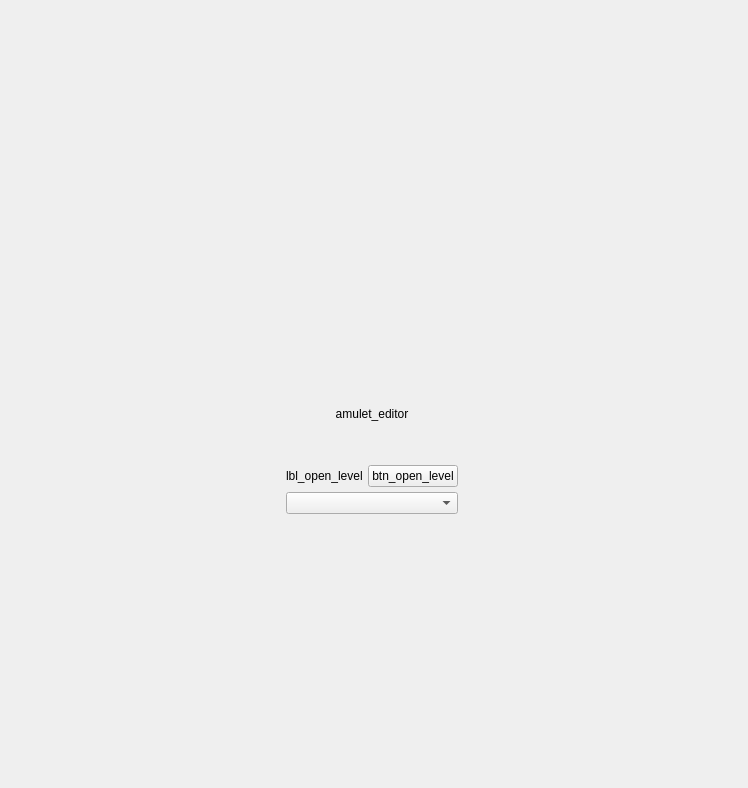
<?xml version="1.0" encoding="UTF-8"?>
<ui version="4.0">
 <class>HomePage</class>
 <widget class="QWidget" name="HomePage">
  <property name="geometry">
   <rect>
    <x>0</x>
    <y>0</y>
    <width>748</width>
    <height>788</height>
   </rect>
  </property>
  <property name="windowTitle">
   <string>Home</string>
  </property>
  <layout class="QHBoxLayout" name="_layout" stretch="1,0,1,0">
   <property name="spacing">
    <number>5</number>
   </property>
   <property name="leftMargin">
    <number>0</number>
   </property>
   <property name="topMargin">
    <number>0</number>
   </property>
   <property name="rightMargin">
    <number>0</number>
   </property>
   <property name="bottomMargin">
    <number>0</number>
   </property>
   <item>
    <spacer name="_left_spacer">
     <property name="orientation">
      <enum>Qt::Horizontal</enum>
     </property>
     <property name="sizeHint" stdset="0">
      <size>
       <width>40</width>
       <height>20</height>
      </size>
     </property>
    </spacer>
   </item>
   <item>
    <layout class="QVBoxLayout" name="_central_layout">
     <property name="leftMargin">
      <number>50</number>
     </property>
     <property name="topMargin">
      <number>50</number>
     </property>
     <property name="rightMargin">
      <number>50</number>
     </property>
     <property name="bottomMargin">
      <number>50</number>
     </property>
     <item>
      <spacer name="_top_spacer">
       <property name="orientation">
        <enum>Qt::Vertical</enum>
       </property>
       <property name="sizeHint" stdset="0">
        <size>
         <width>20</width>
         <height>40</height>
        </size>
       </property>
      </spacer>
     </item>
     <item>
      <widget class="QLabel" name="_lbl_app_icon">
       <property name="minimumSize">
        <size>
         <width>0</width>
         <height>128</height>
        </size>
       </property>
       <property name="maximumSize">
        <size>
         <width>16777215</width>
         <height>128</height>
        </size>
       </property>
       <property name="text">
        <string notr="true"/>
       </property>
       <property name="alignment">
        <set>Qt::AlignCenter</set>
       </property>
      </widget>
     </item>
     <item>
      <widget class="QLabel" name="_lbl_app_name">
       <property name="text">
        <string>amulet_editor</string>
       </property>
       <property name="alignment">
        <set>Qt::AlignCenter</set>
       </property>
       <property name="subfamily" stdset="0">
        <string notr="true">semi_light</string>
       </property>
       <property name="heading" stdset="0">
        <string notr="true">h1</string>
       </property>
      </widget>
     </item>
     <item>
      <widget class="QLabel" name="_lbl_app_version">
       <property name="text">
        <string notr="true"/>
       </property>
       <property name="alignment">
        <set>Qt::AlignCenter</set>
       </property>
       <property name="color" stdset="0">
        <string notr="true">secondary</string>
       </property>
       <property name="heading" stdset="0">
        <string notr="true">h5</string>
       </property>
       <property name="subfamily" stdset="0">
        <string notr="true">semi_light</string>
       </property>
      </widget>
     </item>
     <item>
      <spacer name="_middel_spacer">
       <property name="orientation">
        <enum>Qt::Vertical</enum>
       </property>
       <property name="sizeType">
        <enum>QSizePolicy::Fixed</enum>
       </property>
       <property name="sizeHint" stdset="0">
        <size>
         <width>20</width>
         <height>20</height>
        </size>
       </property>
      </spacer>
     </item>
     <item>
      <layout class="QGridLayout" name="_button_layout" columnstretch="1,0">
       <item row="1" column="0" colspan="2">
        <widget class="QComboBox" name="cbo_language"/>
       </item>
       <item row="0" column="1">
        <widget class="QPushButton" name="btn_open_world">
         <property name="text">
          <string>btn_open_level</string>
         </property>
        </widget>
       </item>
       <item row="0" column="0">
        <widget class="QLabel" name="_lbl_open_level">
         <property name="text">
          <string>lbl_open_level</string>
         </property>
        </widget>
       </item>
      </layout>
     </item>
     <item>
      <spacer name="_bottom_spacer">
       <property name="orientation">
        <enum>Qt::Vertical</enum>
       </property>
       <property name="sizeHint" stdset="0">
        <size>
         <width>20</width>
         <height>40</height>
        </size>
       </property>
      </spacer>
     </item>
    </layout>
   </item>
   <item>
    <spacer name="_right_spacer">
     <property name="orientation">
      <enum>Qt::Horizontal</enum>
     </property>
     <property name="sizeHint" stdset="0">
      <size>
       <width>40</width>
       <height>20</height>
      </size>
     </property>
    </spacer>
   </item>
   <item>
    <widget class="QWidget" name="_quick_access" native="true"/>
   </item>
  </layout>
 </widget>
 <resources/>
 <connections/>
</ui>
